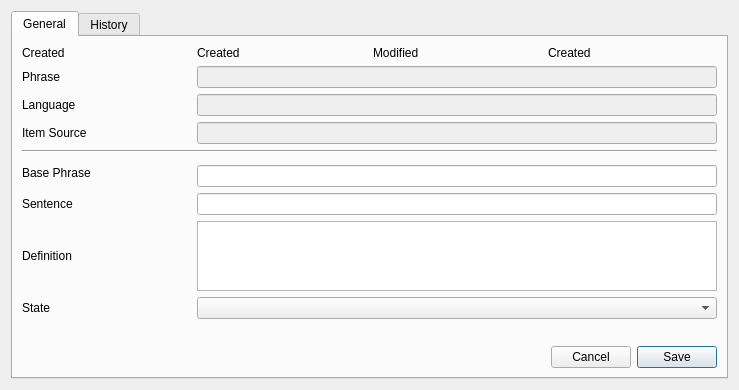
<?xml version="1.0" encoding="UTF-8"?>
<ui version="4.0">
 <class>TermInfo</class>
 <widget class="QWidget" name="TermInfo">
  <property name="geometry">
   <rect>
    <x>0</x>
    <y>0</y>
    <width>739</width>
    <height>390</height>
   </rect>
  </property>
  <property name="windowTitle">
   <string>Form</string>
  </property>
  <layout class="QVBoxLayout" name="verticalLayout_2">
   <item>
    <widget class="QTabWidget" name="tabWidget">
     <property name="currentIndex">
      <number>0</number>
     </property>
     <widget class="QWidget" name="tabGeneral">
      <attribute name="title">
       <string>General</string>
      </attribute>
      <layout class="QVBoxLayout" name="verticalLayout">
       <item>
        <layout class="QGridLayout" name="gridLayout">
         <item row="0" column="0">
          <widget class="QLabel" name="label_19">
           <property name="text">
            <string>Created</string>
           </property>
          </widget>
         </item>
         <item row="0" column="1">
          <widget class="QLabel" name="lblCreated">
           <property name="text">
            <string>Created</string>
           </property>
          </widget>
         </item>
         <item row="0" column="2">
          <widget class="QLabel" name="label_20">
           <property name="text">
            <string>Modified</string>
           </property>
          </widget>
         </item>
         <item row="0" column="3">
          <widget class="QLabel" name="lblModified">
           <property name="text">
            <string>Created</string>
           </property>
          </widget>
         </item>
         <item row="1" column="0">
          <widget class="QLabel" name="label_23">
           <property name="text">
            <string>Phrase</string>
           </property>
          </widget>
         </item>
         <item row="2" column="0">
          <widget class="QLabel" name="label_25">
           <property name="text">
            <string>Language</string>
           </property>
          </widget>
         </item>
         <item row="3" column="0">
          <widget class="QLabel" name="label_26">
           <property name="text">
            <string>Item Source</string>
           </property>
          </widget>
         </item>
         <item row="4" column="0" colspan="4">
          <widget class="Line" name="line">
           <property name="orientation">
            <enum>Qt::Horizontal</enum>
           </property>
          </widget>
         </item>
         <item row="5" column="0" rowspan="2">
          <widget class="QLabel" name="label_22">
           <property name="text">
            <string>Base Phrase</string>
           </property>
          </widget>
         </item>
         <item row="7" column="0">
          <widget class="QLabel" name="label_24">
           <property name="text">
            <string>Sentence</string>
           </property>
          </widget>
         </item>
         <item row="8" column="0">
          <widget class="QLabel" name="label_27">
           <property name="text">
            <string>Definition</string>
           </property>
          </widget>
         </item>
         <item row="8" column="1" colspan="3">
          <widget class="QPlainTextEdit" name="pteDefinition">
           <property name="maximumSize">
            <size>
             <width>16777215</width>
             <height>80</height>
            </size>
           </property>
          </widget>
         </item>
         <item row="9" column="0">
          <widget class="QLabel" name="label_21">
           <property name="text">
            <string>State</string>
           </property>
          </widget>
         </item>
         <item row="9" column="1" colspan="3">
          <widget class="QComboBox" name="cbState"/>
         </item>
         <item row="7" column="1" colspan="3">
          <widget class="QLineEdit" name="leSentence"/>
         </item>
         <item row="6" column="1" colspan="3">
          <widget class="QLineEdit" name="leBasePhrase"/>
         </item>
         <item row="3" column="1" colspan="3">
          <widget class="QLineEdit" name="leItemSource">
           <property name="enabled">
            <bool>false</bool>
           </property>
           <property name="readOnly">
            <bool>true</bool>
           </property>
          </widget>
         </item>
         <item row="2" column="1" colspan="3">
          <widget class="QLineEdit" name="leLanguage">
           <property name="enabled">
            <bool>false</bool>
           </property>
           <property name="readOnly">
            <bool>true</bool>
           </property>
          </widget>
         </item>
         <item row="1" column="1" colspan="3">
          <widget class="QLineEdit" name="lePhrase">
           <property name="enabled">
            <bool>false</bool>
           </property>
           <property name="readOnly">
            <bool>true</bool>
           </property>
          </widget>
         </item>
        </layout>
       </item>
       <item>
        <spacer name="verticalSpacer">
         <property name="orientation">
          <enum>Qt::Vertical</enum>
         </property>
         <property name="sizeHint" stdset="0">
          <size>
           <width>20</width>
           <height>107</height>
          </size>
         </property>
        </spacer>
       </item>
       <item>
        <layout class="QHBoxLayout" name="horizontalLayout">
         <item>
          <spacer name="horizontalSpacer">
           <property name="orientation">
            <enum>Qt::Horizontal</enum>
           </property>
           <property name="sizeHint" stdset="0">
            <size>
             <width>40</width>
             <height>20</height>
            </size>
           </property>
          </spacer>
         </item>
         <item>
          <widget class="QPushButton" name="pbCancel">
           <property name="text">
            <string>Cancel</string>
           </property>
          </widget>
         </item>
         <item>
          <widget class="QPushButton" name="pbSave">
           <property name="text">
            <string>Save</string>
           </property>
           <property name="default">
            <bool>true</bool>
           </property>
          </widget>
         </item>
        </layout>
       </item>
      </layout>
     </widget>
     <widget class="QWidget" name="tabHistory">
      <attribute name="title">
       <string>History</string>
      </attribute>
      <layout class="QVBoxLayout" name="verticalLayout_3">
       <item>
        <widget class="QTableWidget" name="twHistory">
         <property name="editTriggers">
          <set>QAbstractItemView::NoEditTriggers</set>
         </property>
         <property name="alternatingRowColors">
          <bool>true</bool>
         </property>
         <property name="selectionMode">
          <enum>QAbstractItemView::NoSelection</enum>
         </property>
         <property name="selectionBehavior">
          <enum>QAbstractItemView::SelectRows</enum>
         </property>
        </widget>
       </item>
      </layout>
     </widget>
    </widget>
   </item>
  </layout>
  <action name="actionCancel">
   <property name="text">
    <string>Cancel</string>
   </property>
   <property name="toolTip">
    <string>Cancel changes</string>
   </property>
   <property name="shortcut">
    <string>Esc</string>
   </property>
  </action>
  <action name="actionSave">
   <property name="text">
    <string>Save</string>
   </property>
   <property name="toolTip">
    <string>Save changes</string>
   </property>
   <property name="shortcut">
    <string>Ctrl+S</string>
   </property>
  </action>
 </widget>
 <resources/>
 <connections>
  <connection>
   <sender>pbCancel</sender>
   <signal>clicked()</signal>
   <receiver>actionCancel</receiver>
   <slot>trigger()</slot>
   <hints>
    <hint type="sourcelabel">
     <x>597</x>
     <y>431</y>
    </hint>
    <hint type="destinationlabel">
     <x>-1</x>
     <y>-1</y>
    </hint>
   </hints>
  </connection>
  <connection>
   <sender>pbSave</sender>
   <signal>clicked()</signal>
   <receiver>actionSave</receiver>
   <slot>trigger()</slot>
   <hints>
    <hint type="sourcelabel">
     <x>678</x>
     <y>431</y>
    </hint>
    <hint type="destinationlabel">
     <x>-1</x>
     <y>-1</y>
    </hint>
   </hints>
  </connection>
 </connections>
</ui>
